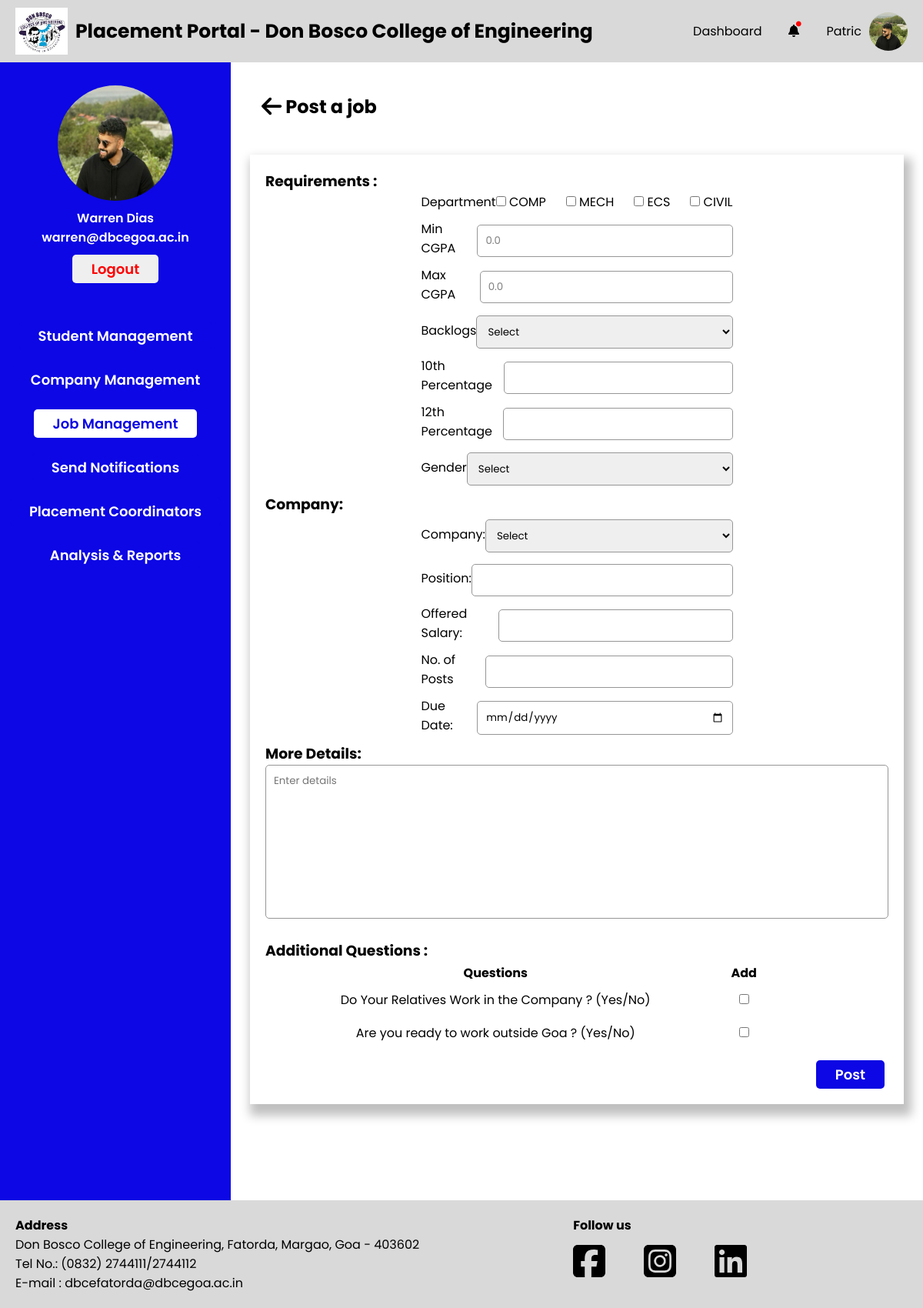
The app's page /PlacementCoordinator/job-post.php (signed in) with its own data.
### tables this page shows
CREATE TABLE `placementcoordinator` (
  `PC_Email` varchar(255) NOT NULL,
  `PC_Fname` varchar(255) NOT NULL,
  `PC_Mname` varchar(255) NOT NULL,
  `PC_Lname` varchar(255) NOT NULL,
  `PC_Password` varchar(255) NOT NULL,
  `PC_Contact_no` varchar(20) NOT NULL,
  `PC_Profile_pic` varchar(255) NOT NULL,
  `PC_Dept_id` int(11) DEFAULT NULL,
  `PC_Status` enum('active','inactive') NOT NULL DEFAULT 'active'
);

CREATE TABLE `department` (
  `Dept_id` int(11) NOT NULL,
  `Dept_name` varchar(255) NOT NULL
);

CREATE TABLE `questions` (
  `Question_ID` int(11) NOT NULL,
  `Question_Text` varchar(255) NOT NULL,
  `Is_Deleted` tinyint(1) DEFAULT 0
);

### PlacementCoordinator/job-post.php (the view, shortened to what this page needs)
<?php
require "../conn.php";
include "./tpo-utility-functions.php";
global $conn;
?>
<!DOCTYPE html>
<html lang="en">
<head>
    <?php include './head.php' ?>
    <link rel="stylesheet" href="./css/job-post.css">
</head>
<body>
    <div id="wrapper">
        <?php include './header.php' ?>
        <div class="container">
            <?php include './sidebar.php' ?>
            <div class="main-container">
                <div class="main-container-header">
                    <h2 class="main-container-heading"><a href="./job-management.php"><i class="fa-solid fa-arrow-left fa-lg" style="color: #000000;"></i></a>
                        Post a job</h2>
                </div>
                <div class="sections">
                    <form action="" method="post">
                        <h3>Requirements :</h3>
                        <div class="form-adjust">
                            <div class="departmentbox">
                                <label for="">Department</label>
                                <div class="Checkbox">
                                    <?php
                                    global $conn;
                                    $fetchDepartmentQuery = "SELECT Dept_name as dname FROM department;";
                                    $fetchDepartment = $conn->prepare($fetchDepartmentQuery);
                                    $fetchDepartment->execute();
                                    $result = $fetchDepartment->get_result();
                                    while ($row = $result->fetch_assoc()) {
                                        echo '<div>
                                            <input name="departments[]" value="' . htmlspecialchars($row["dname"]) . '" type="checkbox">
                                            <label for="">' . htmlspecialchars($row["dname"]) . '</label>
                                        </div>';
                                    }
                                    ?>
                                </div>
                            </div>
                            <div class="inputbox">
                                <label for="">Min CGPA</label>
                                <input type="number" name="min-cgpa" step="0.1" placeholder="0.0" min="0" max="10">
                            </div>
                            <div class="inputbox">
                                <label for="">Max CGPA</label>
                                <input type="number" name="max-cgpa" step="0.1" placeholder="0.0" min="0" max="10">
                            </div>
                            <div class="inputbox">
                                <label for="">Backlogs</label>
                                <select name="has_backlogs">
                                    <option value="" selected>Select</option>
                                </select>
                            </div>
                            <div class="inputbox">
                                <label for="">10th Percentage</label>
                                <input type="number" name="percentage_10">
                            </div>
                            <div class="inputbox">
                                <label for="">12th Percentage</label>
                                <input type="number" name="percentage_12">
                            </div>
                            <div class="inputbox">
                                <label for="">Gender</label>
                                <select name="gender">
                                    <option value="" selected>Select</option>
                                </select>
                            </div>
                        </div>
                        <h3>Company:</h3>
                        <div class="form-adjust">
                            <div class="inputbox">
                                <label for="">Company:</label>
                                <select name="company">
                                    <option value="" selected>Select</option>
                                </select>
                            </div>
                            <div class="inputbox">
                                <label for="">Position:</label>
                                <input type="text" name="position">
                            </div>
                            <div class="inputbox">
                                <label for="">Offered Salary:</label>
                                <input type="number" name="offered-salary">
                            </div>
                            <div class="inputbox">
                                <label for="">No. of Posts</label>
                                <input type="number" name="no-of-posts">
                            </div>
                            <div class="inputbox">
                                <label for="">Due Date:</label>
                                <input type="date" name="due-date">
                            </div>
                        </div>
                        <h3>More Details:</h3>
                        <textarea name="details" class="textarea-message" placeholder="Enter details" id=""></textarea>
                        <h3>Additional Questions :</h3>
                        <table>
                            <tr>
                                <th>Questions</th>
                                <th>Add</th>
                            </tr>
                            <?php getQuestionsToPost(); ?>
                        </table>
                        <button type="submit" class="add-button" name="post-job">Post</button>
                    </form>
                </div>
            </div>
        </div>
        <?php include './footer.php' ?>
    </div>
</body>
</html>

### PlacementCoordinator/sidebar.php (shortened to what this page needs)
<?php
global $conn;
if (isset($_SESSION["user_type"]) && isset($_SESSION["user_email"])) {
    $useremail = $_SESSION["user_email"];
    $fetchStudentQuery = "SELECT PC_Email,PC_Fname,PC_Lname,PC_Profile_pic from placementcoordinator
WHERE PC_Email= ?;";
    $fetchStudent = $conn->prepare($fetchStudentQuery);
    $fetchStudent->bind_param("s", $useremail);
    $fetchStudent->execute();
    $result = $fetchStudent->get_result();
    if ($result->num_rows > 0) {
        $userInfo = $result->fetch_assoc();
        $userName = htmlspecialchars($userInfo['PC_Fname'] . ' ' . $userInfo['PC_Lname']);
        $userProfilePic = htmlspecialchars($userInfo['PC_Profile_pic']);
        $userEmail = htmlspecialchars($useremail);
        echo '<div class="side-bar-container">
    <div class="fixed-container">
        <div class="top-container">
            <img src="../Data/Placement_Coordinators/Profile_Images/'.$userProfilePic.'" alt="">
            <p>'.$userName.'</p>
            <p>'.$userEmail.'</p>
            <a href="../logout.php"><button id="logout">Logout</button></a>
        </div>
        <div class="bottom-container">
            <a href="./student-management.php"><button id="studentmanagement">Student Management</button></a>
            <a href="./company.php"><button id="companymanagement">Company Management</button></a>
            <a href="./job-management.php"><button id="jobmanagement">Job Management</button></a>
            <a href="./notifications.php"><button id="notifications">Send Notifications</button></a>
            <a href="./Placement-Coordinator.php"><button id="placementcoordinator">Placement Coordinators</button></a>
            <a href="./analysis-and-report.php"><button id="analysisreport">Analysis & Reports</button></a>
        </div>
    </div>
</div>';
} else {
    }
} else {
    echo "Session variables not set.";
}

### PlacementCoordinator/tpo-utility-functions.php (shortened to what this page needs)
<?php
function getQuestionsToPost(){
    global $conn;
    $fetchQuestionsQuery = 'SELECT * FROM Questions WHERE Is_Deleted = FALSE';
    $fetchQuestions = $conn->prepare($fetchQuestionsQuery);
    $fetchQuestions->execute();
    $result = $fetchQuestions->get_result();
    while ($row = $result->fetch_assoc()) {
        $questionId = htmlspecialchars($row["Question_ID"]);
        $questionText = htmlspecialchars($row["Question_Text"]);
        echo '<tr>
                <td>' . $questionText . '</td>
                <td><input type="checkbox" name="questions[]" value="' . $questionId . '"></td>
            </tr>';
    }
}

### PlacementCoordinator/css/footer.css (style rules this page uses)
a { all: unset; }

### PlacementCoordinator/css/sidebar.css (style rules this page uses)
.side-bar-container { width: 25%; background-color: var(--primary-blue); padding-bottom: 50px; }
.fixed-container { position: -webkit-sticky; position: sticky; top: 30px; }
.top-container { margin-top: 30px; display: flex; flex-direction: column; align-items: center; }
.top-container img { width: 150px; height: 150px; border-radius: 50%; margin-bottom: 10px; }
.top-container p { color: var(--primary-white); font-weight: 600; }
#logout { margin-top: 10px; padding-block: 5px; padding-inline: 25px; border-radius: 5px; border: none; font-weight: 600; font-size: 18px; cursor: pointer; color: red; }
.bottom-container { margin-top: 50px; display: flex; flex-direction: column; align-items: center; gap: 20px; }
.bottom-container button { padding: 5px 25px; border-radius: 5px; border: none; font-weight: 600; font-size: 18px; cursor: pointer; color: var(--primary-white); background-color: var(--primary-blue); }

### PlacementCoordinator/css/root.css (style rules this page uses)
*,*::after,*::before { padding: 0; margin: 0; box-sizing: border-box; font-family: "Poppins", sans-serif; }
:root { --primary-blue : #0C07E4; --primary-grey : #d9d9d9; --primary-white : white; --primary-red : #FB1616; --secondary-grey : #969696; }

### PlacementCoordinator/css/job-post.css (style rules this page uses)
#wrapper { position: relative; }
.container { width: 100%; display:flex ; }
#jobmanagement { color: var(--primary-blue); background-color: var(--primary-white); }
.main-container { width: 75%; padding: 25px; margin-bottom: 50px; }
.main-container-heading > a { cursor: pointer; }
.main-container-header { display: flex; justify-content: space-between; align-items: center; padding: 15px; }
.sections { position: relative; margin-top: 30px; box-shadow: 5px 10px 12.3px 5px rgba(0, 0, 0, .25); padding: 20px; margin-bottom: 50px; }
.form-adjust { width: 50%; margin: 0 auto; }
.inputbox { display: flex; justify-content: space-between; align-items: center; margin-bottom: 10px; }
.departmentbox { display: flex; justify-content: space-between; align-items: center; margin-bottom: 10px; }
.Checkbox { width: 350px; display:flex; justify-content: space-between; }
.inputbox input, select { border: 1px solid var(--secondary-grey); width: 350px; padding: 10px; border-radius: 5px; margin-top: 5px; outline: none; }
.inputbox input::placeholder { color:grey; }
.textarea-message { border: 1px solid var(--secondary-grey); outline: none; resize: none; padding:10px ; width: 100%; height:200px; border-radius: 5px; margin-bottom: 20px; }
.sections .add-button { padding-block: 5px; padding-inline: 25px; border-radius: 5px; border: none; font-weight: 600; font-size: 18px; cursor: pointer; background-color: var(--primary-blue); color: var(--primary-white); position: absolute; right: 25px; bottom: 20px; }
.sections table { width: 80%; margin-bottom: 50px; }
.sections td { padding: 8px; text-align: center; }

### records on screen
placementcoordinator: PC_Profile_pic (picture), userName "Warren Dias"
department: Dept_name "COMP"
department: Dept_name "MECH"
department: Dept_name "ECS"
department: Dept_name "CIVIL"
questions: Question_Text "Do Your Relatives Work in the Company ? (Yes/No)"
questions: Question_Text "Are you ready to work outside Goa ? (Yes/No)"

### other values on screen
$userEmail "warren@dbcegoa.ac.in"
